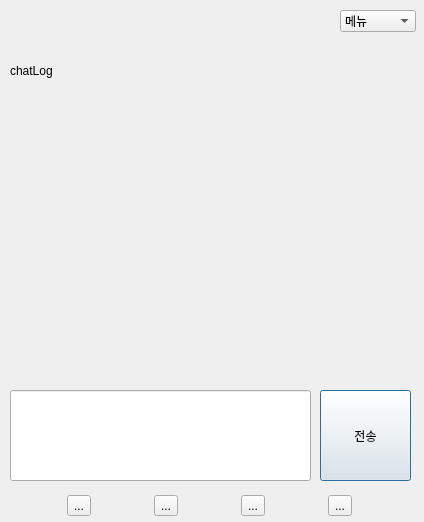
<?xml version="1.0" encoding="UTF-8"?>
<ui version="4.0">
 <class>Dialog</class>
 <widget class="QDialog" name="Dialog">
  <property name="geometry">
   <rect>
    <x>0</x>
    <y>0</y>
    <width>424</width>
    <height>522</height>
   </rect>
  </property>
  <property name="windowTitle">
   <string>SecureChat by Li_Big_A</string>
  </property>
  <property name="layoutDirection">
   <enum>Qt::LeftToRight</enum>
  </property>
  <widget class="QLineEdit" name="chatInput">
   <property name="geometry">
    <rect>
     <x>10</x>
     <y>390</y>
     <width>301</width>
     <height>91</height>
    </rect>
   </property>
  </widget>
  <widget class="QPushButton" name="sendButton">
   <property name="geometry">
    <rect>
     <x>320</x>
     <y>390</y>
     <width>91</width>
     <height>91</height>
    </rect>
   </property>
   <property name="text">
    <string>전송</string>
   </property>
  </widget>
  <widget class="QLabel" name="chatLog">
   <property name="geometry">
    <rect>
     <x>10</x>
     <y>50</y>
     <width>401</width>
     <height>41</height>
    </rect>
   </property>
   <property name="text">
    <string>chatLog</string>
   </property>
  </widget>
  <widget class="QComboBox" name="comboBox">
   <property name="geometry">
    <rect>
     <x>340</x>
     <y>10</y>
     <width>76</width>
     <height>22</height>
    </rect>
   </property>
   <item>
    <property name="text">
     <string>메뉴</string>
    </property>
   </item>
   <item>
    <property name="text">
     <string>대화 검색</string>
    </property>
   </item>
   <item>
    <property name="text">
     <string>대화 캡쳐</string>
    </property>
   </item>
   <item>
    <property name="text">
     <string>파일 전송</string>
    </property>
   </item>
   <item>
    <property name="text">
     <string>채팅방 설정</string>
    </property>
   </item>
   <item>
    <property name="text">
     <string>채팅방 나가기</string>
    </property>
   </item>
   <item>
    <property name="text">
     <string>닫기</string>
    </property>
   </item>
  </widget>
  <widget class="QWidget" name="horizontalLayoutWidget">
   <property name="geometry">
    <rect>
     <x>10</x>
     <y>490</y>
     <width>401</width>
     <height>31</height>
    </rect>
   </property>
   <layout class="QHBoxLayout" name="horizontalLayout">
    <item>
     <widget class="QToolButton" name="toolButton_4">
      <property name="accessibleName">
       <string>\</string>
      </property>
      <property name="text">
       <string>...</string>
      </property>
     </widget>
    </item>
    <item>
     <widget class="QToolButton" name="toolButton_3">
      <property name="text">
       <string>...</string>
      </property>
     </widget>
    </item>
    <item>
     <widget class="QToolButton" name="toolButton_2">
      <property name="text">
       <string>...</string>
      </property>
     </widget>
    </item>
    <item>
     <widget class="QToolButton" name="toolButton">
      <property name="text">
       <string>...</string>
      </property>
     </widget>
    </item>
   </layout>
  </widget>
 </widget>
 <resources/>
 <connections/>
</ui>
